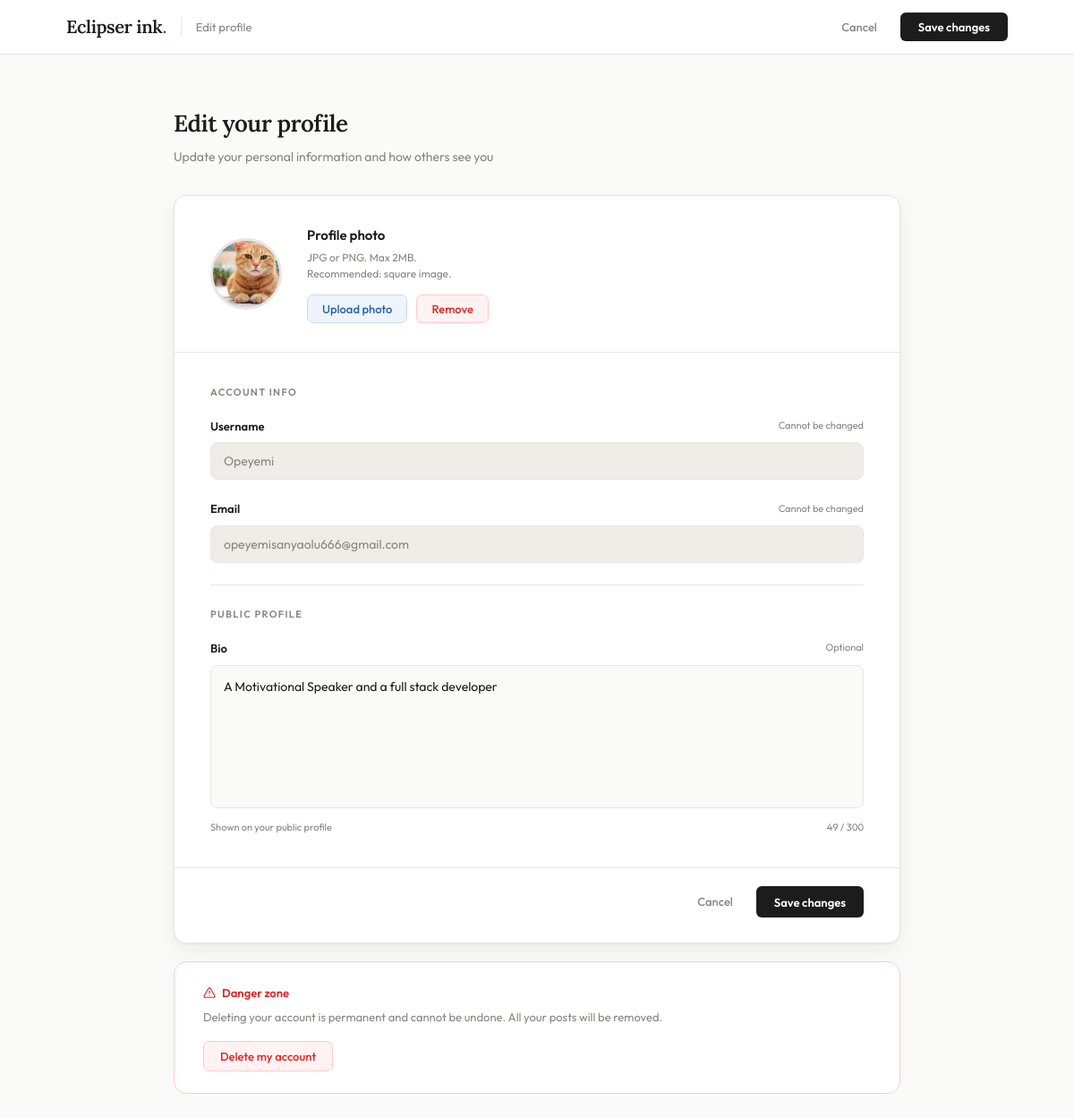
Page /blog/profile/edit/ (signed in) on the committed database.
### posts/models.py (models this page shows)
class Profile(models.Model):
    user = models.OneToOneField(Participant, on_delete=models.CASCADE )
    bio = models.TextField()
    image = models.ImageField(upload_to="profiles/")

### authentication/models.py (models this page shows, shortened)
class Participant(AbstractUser):
    email = models.EmailField(unique=True)
    phone_number = models.CharField(max_length=15, blank=True, null=True)

### posts/views.py (the view, shortened to what this page needs)
# urls.py: path('profile/edit/', views.edit_profile, name='edit_profile'),
@login_required(login_url='login')
def edit_profile(request):
    profile = request.user.profile
    return render(request, 'edit_profile.html', {'profile': profile})

### posts/templates/edit_profile.html (shortened to what this page needs)
{% extends 'base.html' %}
{% block nav_left %}
  <div class="nav-left">
    <a href="{% url 'home' %}" class="nav-logo">Eclipser ink<span>.</span></a>
    <span class="nav-page">Edit profile</span>
  </div>
  <div class="nav-actions">
    <a href="{% url 'user_profile' user.username %}" class="btn-ghost">Cancel</a>
    <button type="submit" form="edit-form" class="btn-primary">Save changes</button>
  </div>
{% endblock %}
{% block content %}
<div class="page-narrow">
  <div class="page-header">
    <h1>Edit your profile</h1>
    <p>Update your personal information and how others see you</p>
  </div>
  <div class="form-card">
    <form method="POST" enctype="multipart/form-data" id="edit-form">
      <div class="avatar-section">
        <div style="flex-shrink:0;">
          <div class="avatar avatar-xl" id="avatar-preview" style="border: 3px solid var(--border);">
            {% if profile.image %}
              <img src="{{ profile.image.url }}" alt="Profile photo">
            {% else %}
              {{ user.username|slice:":1" }}
            {% endif %}
          </div>
        </div>
        <div class="avatar-info">
          <h3>Profile photo</h3>
          <p>JPG or PNG. Max 2MB.<br>Recommended: square image.</p>
          <div class="avatar-actions">
            <button type="button" class="btn-upload" onclick="document.getElementById('image-input').click()">Upload photo</button>
            {% if profile.image %}
              <button type="button" class="btn-remove" onclick="removeImage()">Remove</button>
            {% endif %}
          </div>
        </div>
      </div>
      <div class="form-card-body">
        <span class="section-label">Account info</span>
        <div class="field">
          <div class="field-label">
            <label>Username</label>
            <span class="optional">Cannot be changed</span>
          </div>
          <input type="text" value="{{ user.username }}" readonly>
        </div>
        <div class="field">
          <div class="field-label">
            <label>Email</label>
            <span class="optional">Cannot be changed</span>
          </div>
          <input type="text" value="{{ user.email }}" readonly>
        </div>
        <div class="field-divider"></div>
        <span class="section-label">Public profile</span>
        <div class="field">
          <div class="field-label">
            <label for="id_bio">Bio</label>
            <span class="optional">Optional</span>
          </div>
          <textarea name="bio" id="id_bio" placeholder="Tell the community a little about yourself…"
            maxlength="300" oninput="countChars(this,'bio-count',300)">{{ profile.bio|default:'' }}</textarea>
          <div class="field-hint">
            <span class="hint-text">Shown on your public profile</span>
            <span class="char-count" id="bio-count">0 / 300</span>
          </div>
        </div>
      </div>
      <div class="form-actions">
        <a href="{% url 'user_profile' user.username %}" class="btn-ghost">Cancel</a>
        <button type="submit" class="btn-primary">Save changes</button>
      </div>
    </form>
  </div>
  <div class="danger-zone">
    <p class="danger-title">
      Danger zone
    </p>
    <p class="danger-desc">Deleting your account is permanent and cannot be undone. All your posts will be removed.</p>
    <button class="btn-danger" onclick="confirmDelete()">Delete my account</button>
  </div>
</div>
{% endblock %}

### rows in the picture
Profile: image (picture), bio "A Motivational Speaker and a full stack developer"
Participant: username "Opeyemi", email "opeyemisanyaolu666@gmail.com"
